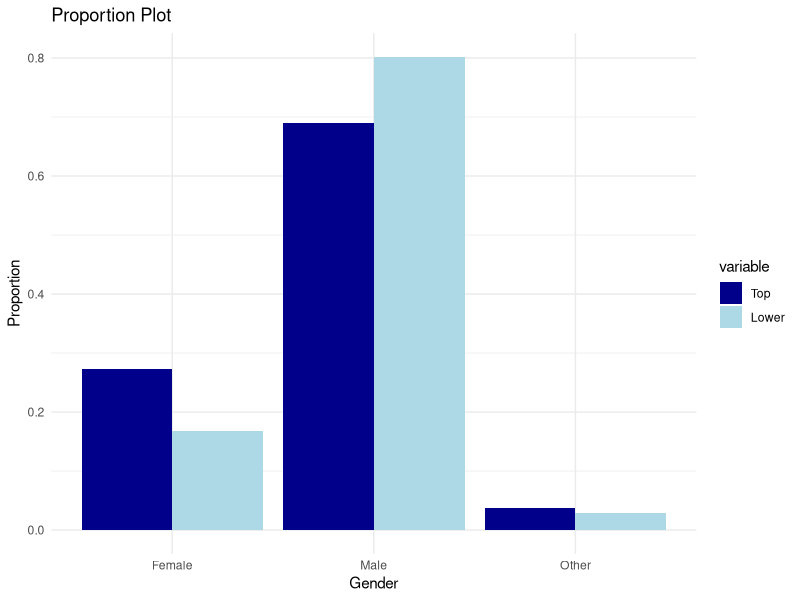
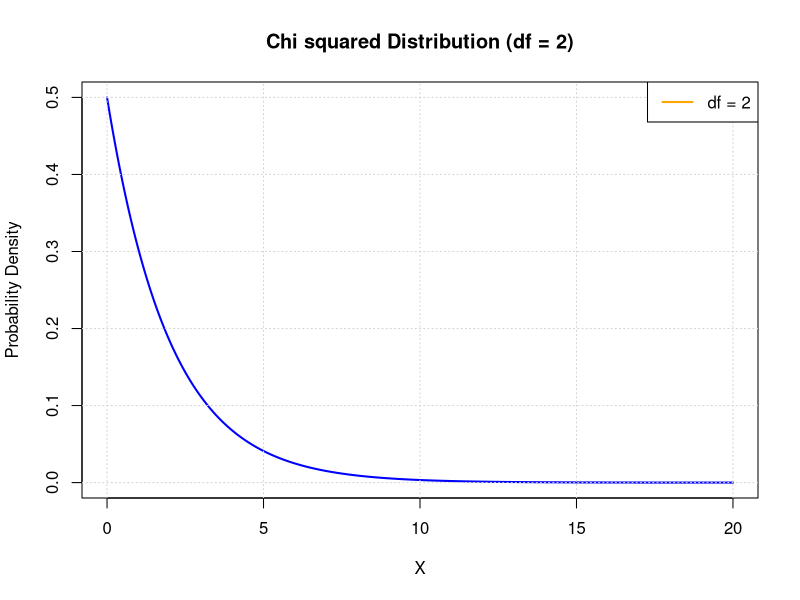
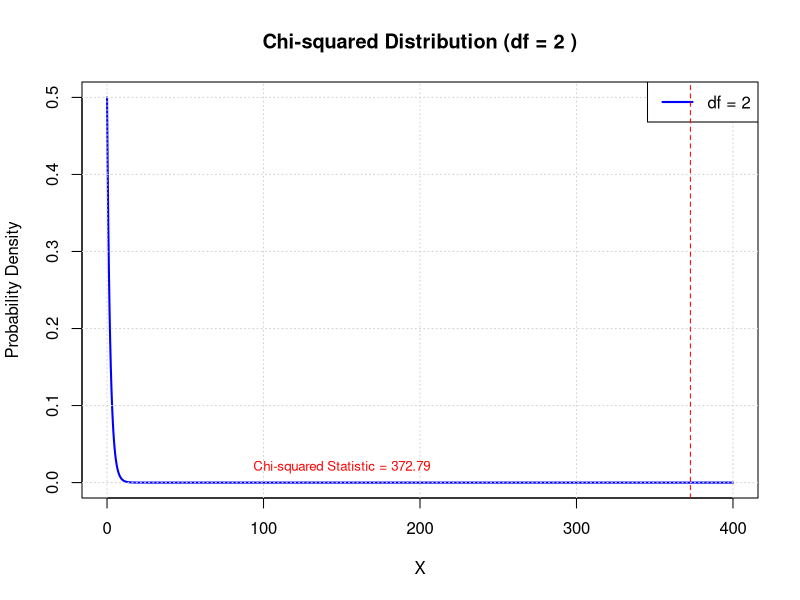

These charts were generated, in order, by the following R code:
## ---- chunk 1
library(ggplot2)

data <- data.frame(
  Gender = c("Male", "Female", "Other"),
  Top = c(0.689411765, 0.272941176, 0.037647059),
  Lower = c(0.801904762, 0.168571429, 0.02952381)
)

melted_data <- reshape2::melt(data, id.vars = "Gender")

ggplot(melted_data, aes(x = Gender, y = value, fill = variable)) +
  geom_bar(stat = "identity", position = "dodge") +
  labs(title = "Proportion Plot",
       x = "Gender",
       y = "Proportion") +
  scale_fill_manual(values = c("Top" = "dark blue", "Lower" = "light blue")) +
  theme_minimal()
## ---- chunk 2
df <- 2

x_values <- seq(0, 20, length.out = 1000)

pdf_values <- dchisq(x_values, df)

plot(x_values, pdf_values, type = "l", lwd = 2, col = "blue",
     main = "Chi squared Distribution (df = 2)",
     xlab = "X", ylab = "Probability Density")

grid()

legend("topright", legend = paste("df =", df), col = "orange", lwd = 2)
## ---- chunk 3
x_values <- seq(0, 400, length.out = 1000)

pdf_values <- dchisq(x_values, df)

plot(x_values, pdf_values, type = "l", lwd = 2, col = "blue",
     main = paste("Chi-squared Distribution (df =", df, ")"),
     xlab = "X", ylab = "Probability Density")

grid()

legend("topright", legend = paste("df =", df), col = "blue", lwd = 2)

chi_squared_statistic <- 372.79

text(150, 0.02, paste("Chi-squared Statistic =", round(chi_squared_statistic, 3)), col = "red", cex = 0.8)

abline(v = chi_squared_statistic, col = "red", lty = 2)
